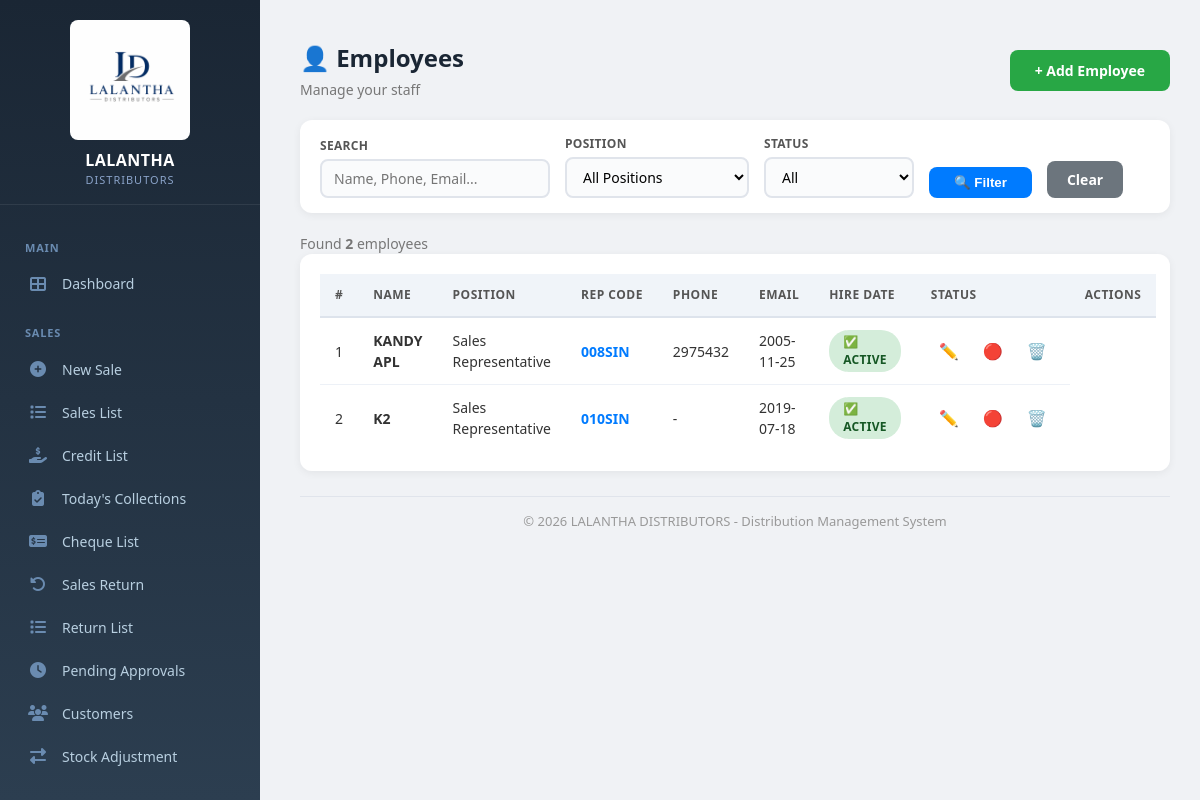
The app's page /employees/ (signed in) with its own data.
### core/models.py (models this page shows, shortened)
class Employee(models.Model):
    POSITION_CHOICES = [
        ('Rep', 'Sales Representative'),
        ('Driver', 'Driver'),
        ('Helper', 'Helper'),
        ('Accountant', 'Accountant'),
        ('Other', 'Other'),
    ]
    name = models.CharField(max_length=200)
    position = models.CharField(max_length=20, choices=POSITION_CHOICES)
    phone = models.CharField(max_length=20, blank=True, null=True)
    email = models.EmailField(blank=True, null=True)
    address = models.TextField(blank=True, null=True)
    hire_date = models.DateField(null=True, blank=True)
    salary = models.DecimalField(max_digits=10, decimal_places=2, null=True, blank=True)
    notes = models.TextField(blank=True, null=True)
    is_active = models.BooleanField(default=True)
    created_at = models.DateTimeField(auto_now_add=True)
    updated_at = models.DateTimeField(auto_now=True)
    rep_invoice_counter = models.IntegerField(default=0, help_text="Last invoice number used for this Rep")
    rep_code = models.CharField(max_length=50, blank=True, null=True)
    created_at = models.DateTimeField(auto_now_add=True)
    updated_at = models.DateTimeField(auto_now=True)

### core/decorators.py (the view)
        def wrapper(request, *args, **kwargs):
            if not request.user.is_authenticated:
                messages.error(request, 'Please login first.')
                return redirect('/login/')  # ✅ Always returns
            try:
                profile = request.user.profile
                if profile.has_permission(permission):
                    return view_func(request, *args, **kwargs)  # ✅ Returns view response
                else:
                    messages.error(request, f'You do not have permission to access this page. Required: {permission}')
                    return redirect('/reports/')  # ✅ Always returns
            except UserProfile.DoesNotExist:
                messages.error(request, 'User profile not found. Please contact admin.')
                return redirect('/logout/')  # ✅ Always returns

### core/context_processors.py (called while the page is built)
def cache_version(request):
    return {
        'cache_version': settings.CACHE_VERSION
    }

### core/models.py (called while the page is built, shortened)
    def has_permission(self, permission):
        if self.role == 'Admin':
            return True

### core/templatetags/core_extras.py (called while the page is built)
@register.filter
def has_perm(profile, permission):
    try:
        return profile.has_permission(permission)
    except Exception:
        return False

### core/templates/core/employee_list.html (shortened to what this page needs)
{% extends 'core/base.html' %}
{% load static %}
{% block content %}
<div class="container">
    <div class="page-title">
        <div>
            <h2>👤 Employees</h2>
            <span class="subtitle">Manage your staff</span>
        </div>
        <a href="/employee/add/" class="btn">+ Add Employee</a>
    </div>
    <form method="GET" class="filter-bar">
        <div class="filter-group">
            <label>Search</label>
            <input type="text" name="search" placeholder="Name, Phone, Email..." value="{{ search }}">
        </div>
        <div class="filter-group">
            <label>Position</label>
            <select name="position">
                <option value="">All Positions</option>
            </select>
        </div>
        <div class="filter-group">
            <label>Status</label>
            <select name="status">
                <option value="">All</option>
            </select>
        </div>
        <button type="submit" class="btn-filter">🔍 Filter</button>
        <a href="/employees/" class="btn-clear">Clear</a>
    </form>
    <div class="result-count">
        Found <strong>{{ total_count }}</strong> employee{{ total_count|pluralize }}
    </div>
    <div class="table-container">
        <table>
            <thead>
                <tr>
                    <th>#</th>
                    <th>Name</th>
                    <th>Position</th>
                    <th>Rep Code</th>
                    <th>Phone</th>
                    <th>Email</th>
                    <th>Hire Date</th>
                    <th>Status</th>
                    <th>Actions</th>
                </tr>
            </thead>
                <tbody>
                    {% for emp in employees %}
                    <tr>
                        <td>{{ forloop.counter }}</td>
                        <td><strong>{{ emp.name }}</strong></td>
                        <td>{{ emp.get_position_display }}</td>
                        <td>
                            {% if emp.position == 'Rep' %}
                                {% if emp.rep_code %}
                                    <strong style="color:#007bff;">{{ emp.rep_code }}</strong>
                                {% else %}
                                    <span style="color:#dc3545; font-size:12px;">⚠️ Not Set</span>
                                {% endif %}
                            {% else %}
                                -
                            {% endif %}
                        </td>
                        <td>{{ emp.phone|default:"-" }}</td>
                        <td>{{ emp.hire_date|date:"Y-m-d"|default:"-" }}</td>
                        <td>
                            <span class="badge-status {% if emp.is_active %}complete{% else %}pending{% endif %}">
                                {% if emp.is_active %}✅ Active{% else %}❌ Inactive{% endif %}
                            </span>
                        </td>
                        <td>
                            <div class="action-icons">
                                <a href="/employee/edit/{{ emp.id }}/" class="edit" title="Edit">✏️</a>
                                <a href="/employee/toggle/{{ emp.id }}/" class="{% if emp.is_active %}delete{% else %}pay{% endif %}" title="{% if emp.is_active %}Deactivate{% else %}Activate{% endif %}" onclick="return confirm('{% if emp.is_active %}Deactivate{% else %}Activate{% endif %} {{ emp.name }}?')">
                                    {% if emp.is_active %}🔴{% else %}🟢{% endif %}
                                </a>
                                <a href="/employee/delete/{{ emp.id }}/" class="delete" title="Delete" onclick="return confirm('Delete {{ emp.name }} permanently?')">🗑️</a>
                            </div>
                        </td>
                    </tr>
                    {% endfor %}
                </tbody>
        </table>
    </div>
    <div class="footer">
        &copy; {% now "Y" %} LALANTHA DISTRIBUTORS - Distribution Management System
    </div>
</div>
{% endblock %}

### core/static/core/css/style.css (style rules this page uses)
* { margin: 0; padding: 0; box-sizing: border-box; }
body { font-family: -apple-system, BlinkMacSystemFont, "Segoe UI", Roboto, "Helvetica Neue", Arial, sans-serif; background: #f0f4f9; color: #1a2634; font-size: 14px; line-height: 1.5; min-height: 100vh; }
.container { max-width: 1400px; margin: 0 auto; padding: 20px; flex: 1; width: 100%; }
.page-title { display: flex; justify-content: space-between; align-items: center; margin-bottom: 20px; flex-wrap: wrap; gap: 15px; }
.page-title h2 { font-size: 24px; color: #1a2634; font-weight: 600; }
.page-title .subtitle { display: block; font-size: 13px; color: #888; margin-top: 3px; font-weight: 400; }
.btn { padding: 10px 22px; border: none; border-radius: 8px; font-weight: 600; cursor: pointer; font-size: 14px; text-decoration: none; display: inline-block; transition: 0.2s; background: #007bff; color: white; }
.table-container { overflow-x: auto; background: white; border-radius: 12px; }
table { width: 100%; border-collapse: collapse; font-size: 14px; }
table thead th { background: #f0f4f9; padding: 12px 15px; text-align: left; font-weight: 600; color: #555; font-size: 12px; text-transform: uppercase; letter-spacing: 0.5px; border-bottom: 2px solid #dde3ec; white-space: nowrap; }
table tbody td { padding: 12px 15px; border-bottom: 1px solid #edf1f7; color: #333; vertical-align: middle; }
table tbody tr:last-child td { border-bottom: none; }
.footer { text-align: center; padding: 20px; color: #999; font-size: 13px; margin-top: 20px; }
.badge-status { display: inline-block; padding: 3px 12px; border-radius: 12px; font-size: 11px; font-weight: 600; text-transform: uppercase; letter-spacing: 0.3px; }
.badge-status.received, .badge-status.complete, .badge-status.cleared, .badge-status.paid { background: #d4edda; color: #155724; }
.form-control, input[type="text"], input[type="number"], input[type="date"], input[type="email"], input[type="password"], select, textarea { font-family: inherit; }

### records on screen
Employee: name "KANDY APL", position "Sales Representative", rep_code "008SIN", phone "2975432", hire_date "2005-11-25", is_active "✅ ACTIVE"
Employee: name "K2", position "Sales Representative", rep_code "010SIN", phone "-", hire_date "2019-07-18", is_active "✅ ACTIVE"

### other values on screen
{{ total_count }} "2"
